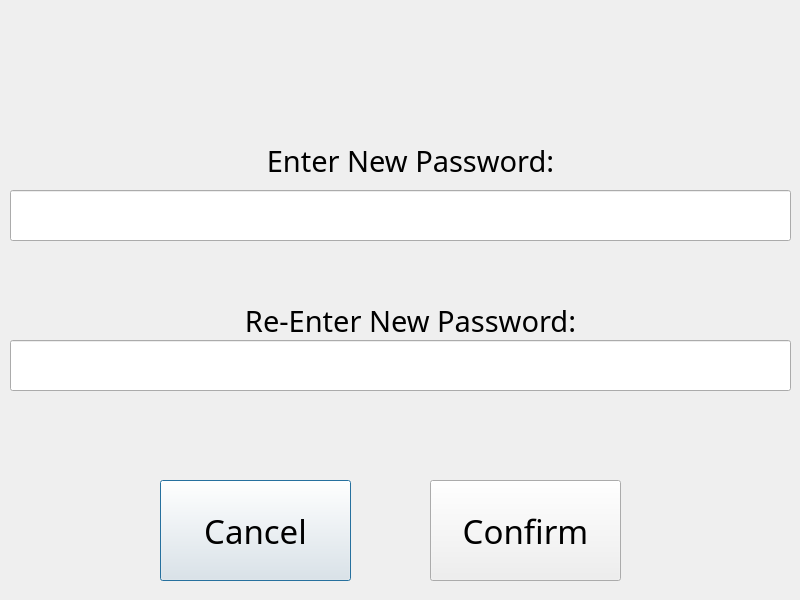
<?xml version="1.0" encoding="UTF-8"?>
<ui version="4.0">
 <class>resetPassword</class>
 <widget class="QDialog" name="resetPassword">
  <property name="geometry">
   <rect>
    <x>0</x>
    <y>0</y>
    <width>800</width>
    <height>600</height>
   </rect>
  </property>
  <property name="windowTitle">
   <string>Dialog</string>
  </property>
  <widget class="QLineEdit" name="passEntryOne">
   <property name="geometry">
    <rect>
     <x>10</x>
     <y>190</y>
     <width>781</width>
     <height>51</height>
    </rect>
   </property>
   <property name="font">
    <font>
     <family>Bahnschrift Light</family>
     <pointsize>13</pointsize>
    </font>
   </property>
   <property name="alignment">
    <set>Qt::AlignmentFlag::AlignCenter</set>
   </property>
  </widget>
  <widget class="QLineEdit" name="passEntryTwo">
   <property name="geometry">
    <rect>
     <x>10</x>
     <y>340</y>
     <width>781</width>
     <height>51</height>
    </rect>
   </property>
   <property name="font">
    <font>
     <family>Bahnschrift Light</family>
     <pointsize>13</pointsize>
    </font>
   </property>
   <property name="alignment">
    <set>Qt::AlignmentFlag::AlignCenter</set>
   </property>
  </widget>
  <widget class="QLabel" name="label">
   <property name="geometry">
    <rect>
     <x>250</x>
     <y>140</y>
     <width>321</width>
     <height>41</height>
    </rect>
   </property>
   <property name="font">
    <font>
     <family>Bahnschrift Light</family>
     <pointsize>22</pointsize>
    </font>
   </property>
   <property name="text">
    <string>Enter New Password:</string>
   </property>
   <property name="alignment">
    <set>Qt::AlignmentFlag::AlignCenter</set>
   </property>
  </widget>
  <widget class="QLabel" name="label_2">
   <property name="geometry">
    <rect>
     <x>240</x>
     <y>300</y>
     <width>341</width>
     <height>41</height>
    </rect>
   </property>
   <property name="font">
    <font>
     <family>Bahnschrift Light</family>
     <pointsize>22</pointsize>
    </font>
   </property>
   <property name="text">
    <string>Re-Enter New Password:</string>
   </property>
   <property name="alignment">
    <set>Qt::AlignmentFlag::AlignCenter</set>
   </property>
  </widget>
  <widget class="QPushButton" name="cancelButton">
   <property name="geometry">
    <rect>
     <x>160</x>
     <y>480</y>
     <width>191</width>
     <height>101</height>
    </rect>
   </property>
   <property name="font">
    <font>
     <family>Bahnschrift Light</family>
     <pointsize>25</pointsize>
    </font>
   </property>
   <property name="text">
    <string>Cancel</string>
   </property>
  </widget>
  <widget class="QPushButton" name="confirmButton">
   <property name="geometry">
    <rect>
     <x>430</x>
     <y>480</y>
     <width>191</width>
     <height>101</height>
    </rect>
   </property>
   <property name="font">
    <font>
     <family>Bahnschrift Light</family>
     <pointsize>25</pointsize>
    </font>
   </property>
   <property name="text">
    <string>Confirm</string>
   </property>
  </widget>
 </widget>
 <resources/>
 <connections/>
</ui>
